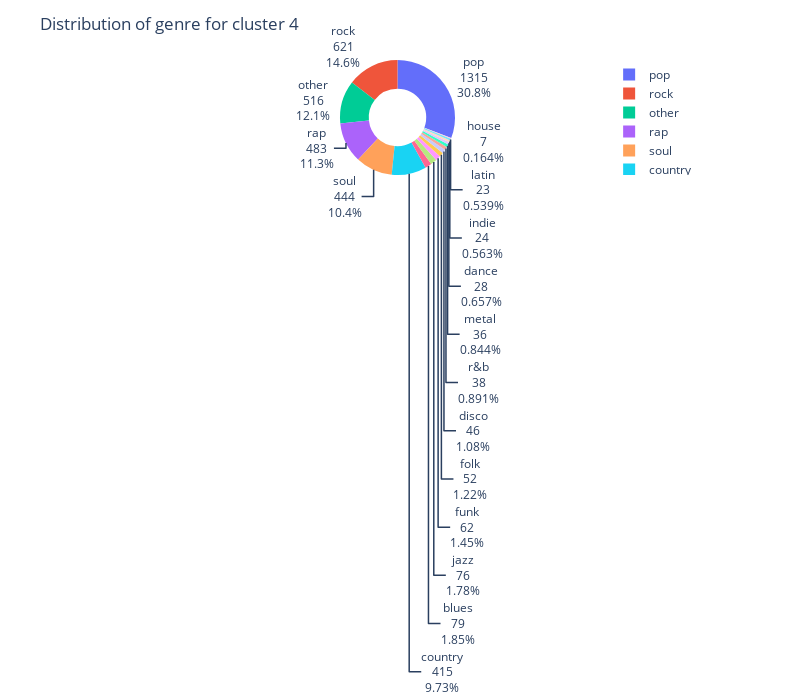

The notebook cell this image was saved under:
### Code cell
plt.figure(figsize=(12,8))
fig0 = px.pie(c1234_df, values="c4", names=c1234_df.index,hole=0.5,width =800,height=700)
fig0.update_layout(title_text="Distribution of genre for cluster 4")
fig0.update_traces(textinfo='value+label+percent')
fig0.show()

### Figure 1 — Plotly figure (JSON) as saved in the notebook; plotly's stock layout.template omitted (floating-point values rounded to 4 significant figures)
{"data": [{"domain": {"x": [0, 1], "y": [0, 1]}, "hole": 0.5, "hovertemplate": "maingenere=%{label}<br>c4=%{value}<extra></extra>", "labels": ["pop", "rock", "other", "soul", "rap", "country", "disco", "dance", "jazz", "funk", "blues", "folk", "metal", "house", "r&b", "latin", "indie"], "legendgroup": "", "name": "", "showlegend": true, "textinfo": "value+label+percent", "type": "pie", "values": [1315, 621, 516, 444, 483, 415, 46, 28, 76, 62, 79, 52, 36, 7, 38, 23, 24]}], "layout": {"height": 700, "legend": {"tracegroupgap": 0}, "margin": {"t": 60}, "title": {"text": "Distribution of genre for cluster 4"}, "width": 800}}
